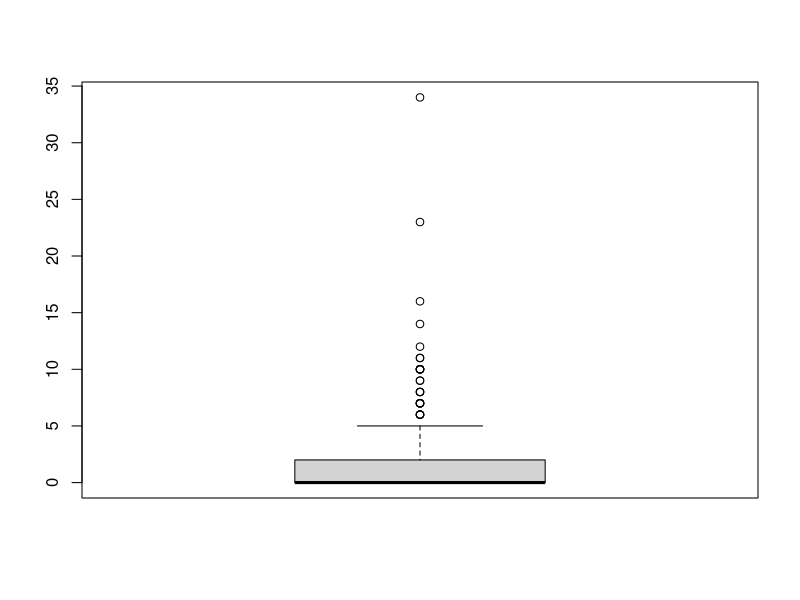
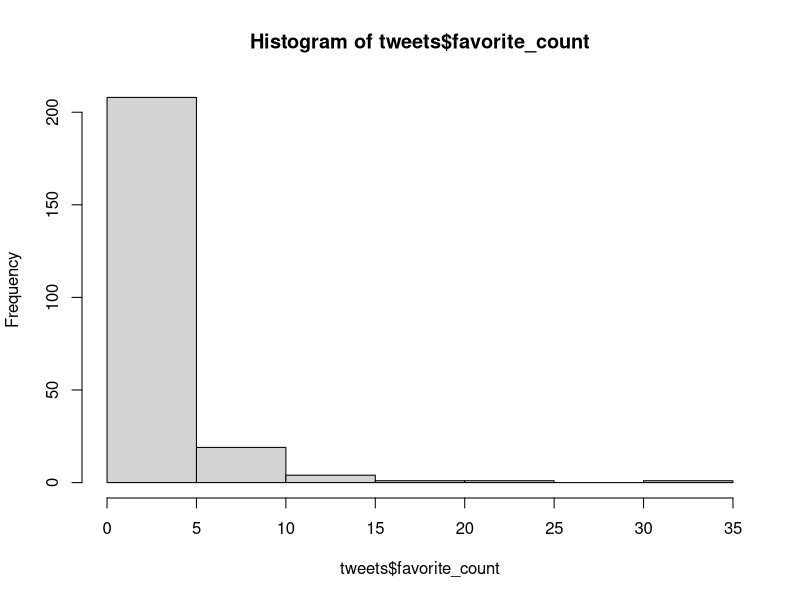

R code for these plots, in order:
## ---- chunk 1
library(tidyverse)

tweets <- read_csv("data/code_clan_tweets.csv")

dim(tweets)

names(tweets)
## ---- chunk 2
boxplot(tweets$favorite_count)

hist(tweets$favorite_count)

# get the outliers 
outliers <- boxplot(tweets$favorite_count, plot=FALSE)$out


print(outliers)

#A favourite count of 35 is not to high, I, therefore, will leave outliers inside the sample
## ---- chunk 3

  tweets_filtered <- filter(tweets, is_quote != TRUE) 

  sum(as.numeric(tweets_filtered$favorite_count))

## ---- chunk 4

tweets %>% 
  group_by(media_type) %>% 
  summarise(count = n()) %>% 
  arrange(desc(count))

## ---- chunk 5

## ---- chunk 6
tweets_info <- read_csv("data/code_clan_info.csv")

tweets_left <- left_join(tweets, tweets_info, by = "tweet_id")
## ---- chunk 7
codeclan_hashtags <- tweets_left %>% 
                      select(tweet_id, hashtags) %>% 
                      filter()
                        
codeclan_hashtags                  
